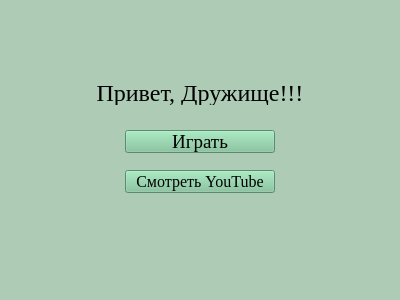
<?xml version="1.0" encoding="UTF-8"?>
<ui version="4.0">
 <class>MainWindow</class>
 <widget class="QMainWindow" name="MainWindow">
  <property name="geometry">
   <rect>
    <x>0</x>
    <y>0</y>
    <width>400</width>
    <height>300</height>
   </rect>
  </property>
  <property name="windowTitle">
   <string>Таймер 2.0</string>
  </property>
  <property name="styleSheet">
   <string notr="true">background-color: rgb(173, 203, 181);</string>
  </property>
  <widget class="QWidget" name="centralwidget">
   <widget class="QPushButton" name="btn_game">
    <property name="geometry">
     <rect>
      <x>125</x>
      <y>130</y>
      <width>150</width>
      <height>23</height>
     </rect>
    </property>
    <property name="font">
     <font>
      <family>Times New Roman</family>
      <pointsize>14</pointsize>
     </font>
    </property>
    <property name="styleSheet">
     <string notr="true">background-color: rgb(124, 195, 152);</string>
    </property>
    <property name="text">
     <string>Играть</string>
    </property>
   </widget>
   <widget class="QPushButton" name="btn_watch_youtube">
    <property name="geometry">
     <rect>
      <x>125</x>
      <y>170</y>
      <width>150</width>
      <height>23</height>
     </rect>
    </property>
    <property name="font">
     <font>
      <family>Times New Roman</family>
      <pointsize>12</pointsize>
      <weight>50</weight>
      <bold>false</bold>
     </font>
    </property>
    <property name="styleSheet">
     <string notr="true">background-color: rgb(124, 195, 152);</string>
    </property>
    <property name="text">
     <string>Смотреть YouTube</string>
    </property>
   </widget>
   <widget class="QLabel" name="lbl_greeting">
    <property name="geometry">
     <rect>
      <x>0</x>
      <y>80</y>
      <width>400</width>
      <height>25</height>
     </rect>
    </property>
    <property name="font">
     <font>
      <family>Times New Roman</family>
      <pointsize>18</pointsize>
      <weight>50</weight>
      <italic>false</italic>
      <bold>false</bold>
      <underline>false</underline>
      <strikeout>false</strikeout>
     </font>
    </property>
    <property name="text">
     <string>Привет, Дружище!!!</string>
    </property>
    <property name="alignment">
     <set>Qt::AlignCenter</set>
    </property>
   </widget>
  </widget>
 </widget>
 <resources/>
 <connections/>
</ui>
